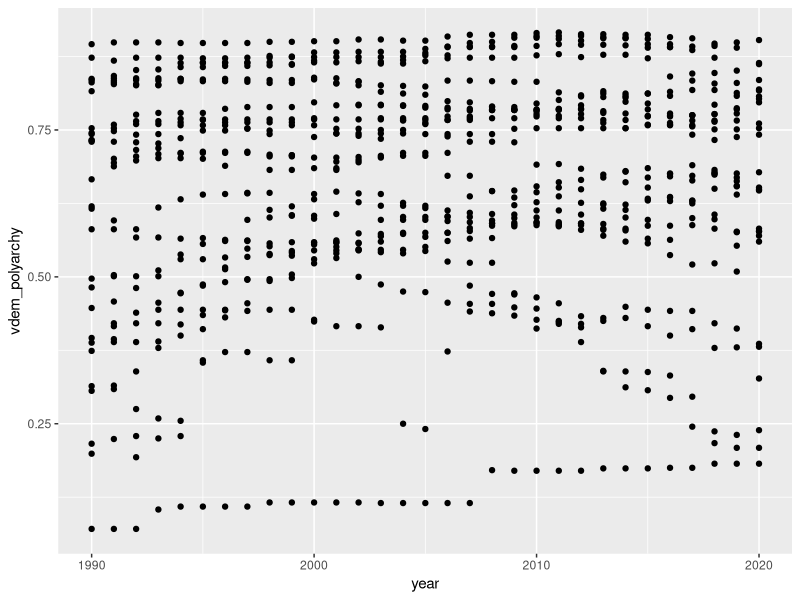
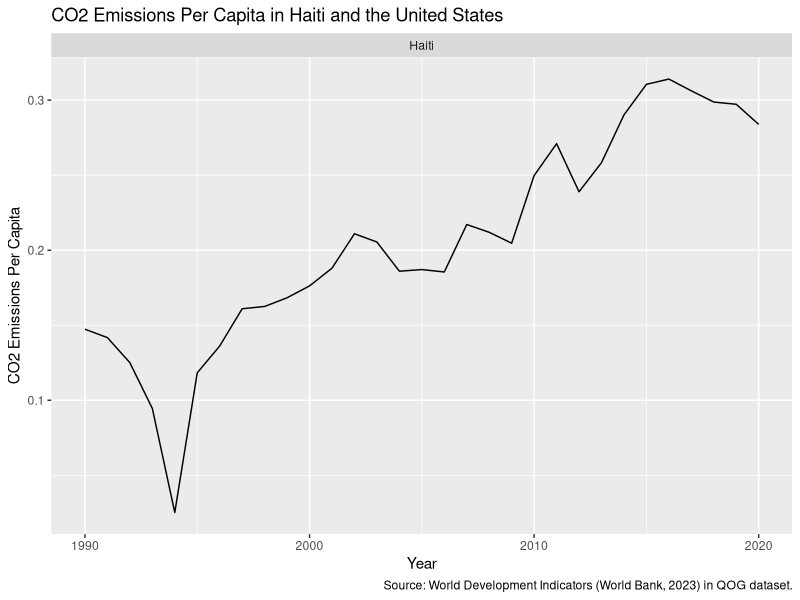
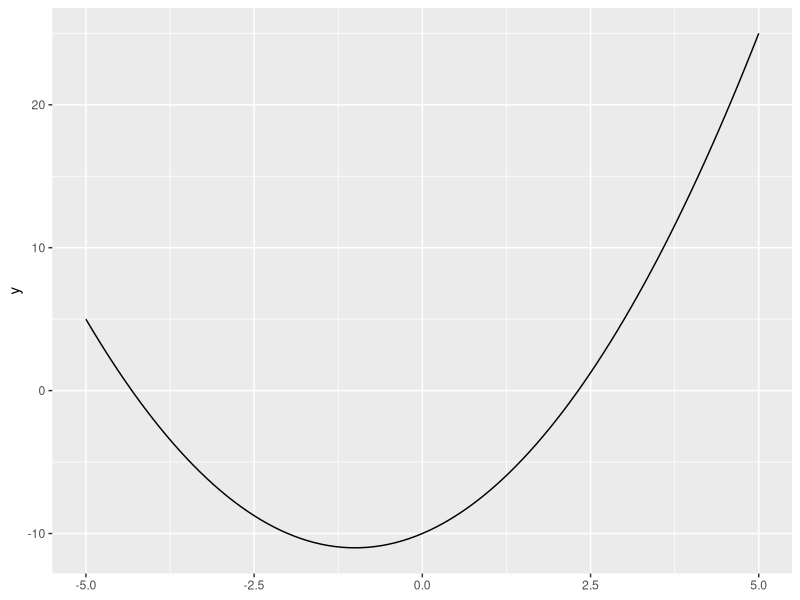
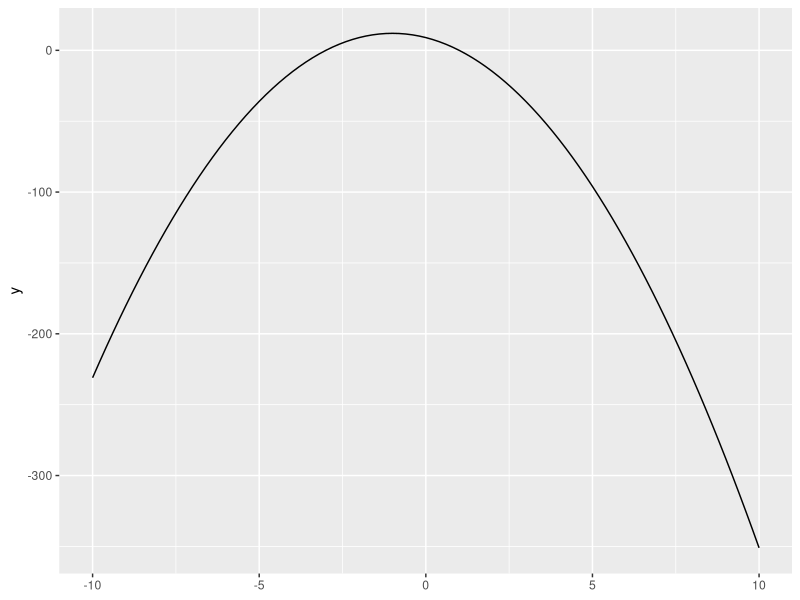
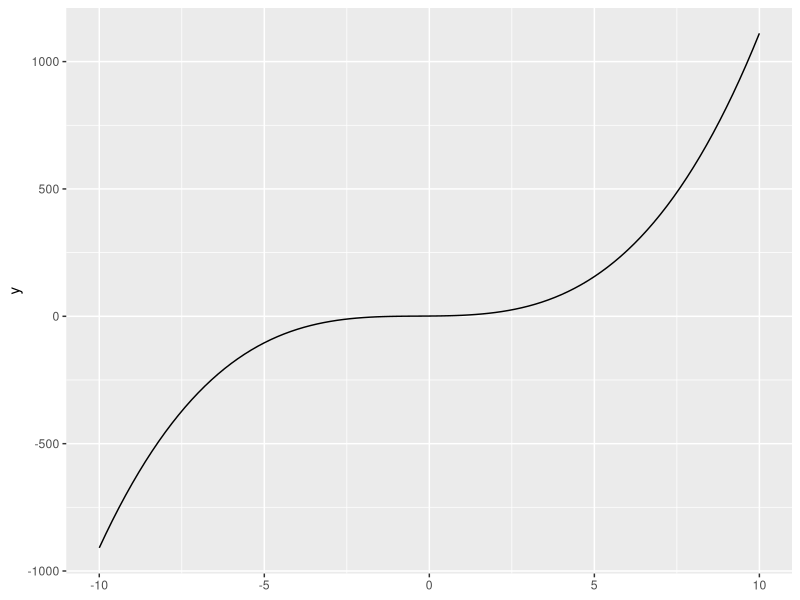
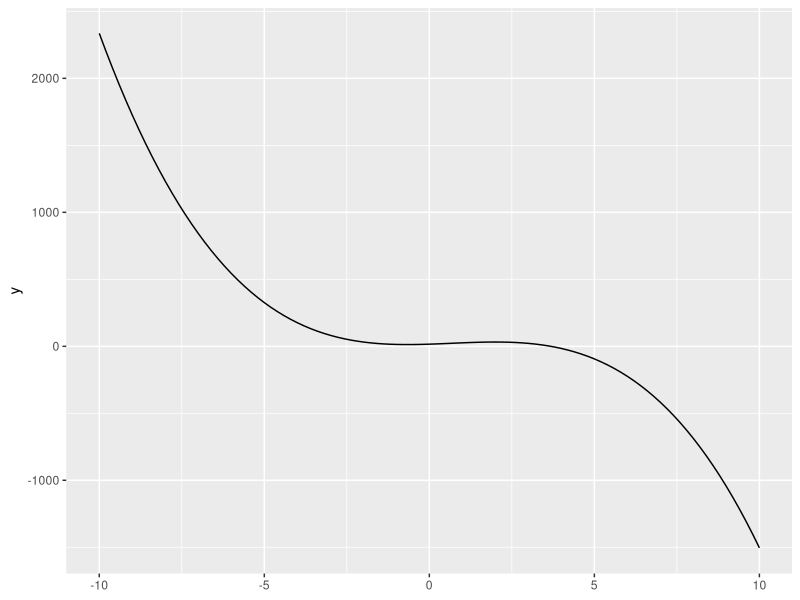

Generate these figures, in order, with R:
## ---- chunk 1
pi * 2
## ---- chunk 2
#| code-fold: true
#| message: false
# setup: these steps were executed before the exercise
my_object <- 10
## ---- chunk 3
?log
## ---- chunk 4
log10(my_object)
## ---- chunk 5
#| code-fold: true
#| message: false
#| results: hide
# setup: these steps were executed before the exercise
my_character_vector <- c("Apple", "Orange", "Watermelon", "Banana")
my_data_frame <- data.frame(fruit = my_character_vector,
                            calories_per_100g = c(52, 47, 30, 89),
                            water_per_100g = c(85.6, 86.8, 91.4, 74.9))
my_data_frame
## ---- chunk 6
max(my_data_frame$water_per_100g)
## ---- chunk 7
#| code-fold: true
#| message: false
#| results: hide
# setup: these steps were executed before the exercise


## ---- chunk 8

## ---- chunk 9
#| code-fold: true
#| message: false
#| results: hide
# setup: these steps were executed before the exercise


## ---- chunk 10

## ---- chunk 11

## ---- chunk 12

## ---- chunk 13
#| code-fold: true
#| message: false
#| results: hide
# setup: these steps were executed before the exercise


## ---- chunk 14

## ---- chunk 15
#| code-fold: true
#| message: false
#| results: hide
# setup: these steps were executed before the exercise


## ---- chunk 16

## ---- chunk 17
#| code-fold: true
#| message: false
#| results: hide
# setup: these steps were executed before the exercise


## ---- chunk 18

## ---- chunk 19
#| code-fold: true
#| message: false
# setup: these steps were executed before the exercise
vector_d <- c(12, 7, -2, 3, -1)
## ---- chunk 20
prod(vector_d[1:3])
## ---- chunk 21
A1 <- matrix(c(1,-2,0,-1), nrow = 2)
B1 <- matrix(c(5,2,1,-1), nrow = 2)
A1 + B1
## ---- chunk 22
A2 <- matrix(c(6,4,-2,42,8,8,12,-6), nrow = 2)
B2 <- matrix(c(18,0,42,-42,3,15,7,4), nrow = 2)
A2 - B2
## ---- chunk 23
A3 <- matrix(c(1,0,4,-1,8,3), nrow = 2)
2 * A3
## ---- chunk 24
B3 <- matrix(c(-15,2,7,1,-42,1,5,0,6), nrow = 3)
-3 * B3
## ---- chunk 25
#| code-fold: true
#| message: false
# setup: these steps were executed before the exercise
library(tidyverse)
qog_csv <- read_csv("data/sample_qog_bas_ts_jan23.csv")
qog <- qog_csv
## ---- chunk 26
qog |> 
  mutate(d_large_pop = if_else(wdi_pop >= 1000000, 1, 0)) |> 
  count(d_large_pop)
## ---- chunk 27

## ---- chunk 28
qog |> 
  summarize(med_corr = median(vdem_corr, na.rm = T), .by = region)
## ---- chunk 29
#| code-fold: true
#| message: false
# setup: these steps were executed before the exercise
library(readxl)
gdp <- read_excel("data/wdi_gdp_ppp.xlsx")
gdp_long <- gdp |> 
  pivot_longer(cols = -c(country_name, country_code), 
               names_to = "year", 
               values_to = "wdi_gdp_ppp", 
               names_transform = as.integer) 
## ---- chunk 30

## ---- chunk 31
#| code-fold: true
#| message: false
# setup: these steps were executed before the exercise
library(tidyverse)
qog <- read_csv("data/sample_qog_bas_ts_jan23.csv")
gdp <- readxl::read_excel("data/wdi_gdp_ppp.xlsx")

gdp_long <- gdp |> 
  pivot_longer(cols = -c(country_name, country_code),
               names_to = "year",
               values_to = "wdi_gdp_ppp", 
               names_transform = as.integer)

qog_plus <- left_join(qog,
                      gdp_long,
                      by = c("ccodealp" = "country_code",
                             "year"))
## ---- chunk 32
emissions <- read_csv("data/wdi_co2.csv")
## ---- chunk 33
emissions_long <- emissions |> 
  pivot_longer(cols = -c(country_name, country_code),
               names_to = "year",
               values_to = "wdi_co2",  
               names_transform = as.integer)
## ---- chunk 34
qog_plus2 <- left_join(qog_plus,
                       emissions_long,
                      by = c("ccodealp" = "country_code",
                             "year"))
## ---- chunk 35
qog_plus2 |> 
  mutate(emissions_pc = 1000 * wdi_co2 / wdi_pop) |> 
  summarize(emissions_pc_country = mean(emissions_pc, na.rm = T),
            .by = cname)
## ---- chunk 36
ggplot(qog_plus2) + aes(year, vdem_polyarchy) + geom_point()
## ---- chunk 37
ggplot(qog_plus2 |> filter(cname %in% c("Haiti", "United States")), 
       aes(x = year, y = 1000 * wdi_co2 / wdi_pop)) +
  geom_line() +
  facet_wrap(~cname, scales = "free_y") +
  labs(x = "Year", y = "CO2 Emissions Per Capita",
       title = "CO2 Emissions Per Capita in Haiti and the United States",
       caption = "Source: World Development Indicators (World Bank, 2023) in QOG dataset.")
## ---- chunk 38
#| code-fold: true
#| message: false
# setup: these steps were executed before the exercise
circ_area_r <- function(r){
    pi * r ^ 2
}
circ_area_r(r = 3)
## ---- chunk 39
circ_area_d <- function(d){
    pi * (d/2) ^ 2
}
circ_area_d(d = 6)
## ---- chunk 40
#| code-fold: true
#| message: false
# setup: these steps were executed before the exercise
library(ggplot2)
## ---- chunk 41
ggplot() +
  stat_function(fun = function(x){x^2 + 2*x - 10},
                xlim = c(-5, 5)) 
## ---- chunk 42
ggplot() +
  stat_function(fun = function(x){-3*x^2 - 6*x + 9},
                xlim = c(-10, 10)) 
## ---- chunk 43
ggplot() +
  stat_function(fun = function(x){x^3 + x^2 + x + 1},
                xlim = c(-10, 10)) 
## ---- chunk 44
ggplot() +
  stat_function(fun = function(x){-2*x^3 + 4*x^2 + 8*x + 16},
                xlim = c(-10, 10)) 
## ---- chunk 45
log10(1000)
## ---- chunk 46
log2(8/32)
## ---- chunk 47
10^(log10(300))
## ---- chunk 48
log(1)
## ---- chunk 49
log(exp(2))
## ---- chunk 50
log(5*exp(1))
## ---- chunk 51
#| code-fold: true
#| message: false
# setup: these steps were executed before the exercise
f <- function(x){x ^ 2}
g <- function(x){x - 3}
## ---- chunk 52
g(f(5)) # no pipeline approach
f(5) |> g() # pipeline approach
## ---- chunk 53

## ---- chunk 54

## ---- chunk 55

## ---- chunk 56
#| code-fold: true
#| message: false
# setup: these steps were executed before the exercise
library(stringr)
my_string <- "I know people who have seen the Barbie movie 2, 3, even 4 times!"
my_string2 <- "I wonder if they have seen Oppenheimer, too."
cat_string <- str_c(my_string, my_string2, sep = " ")
## ---- chunk 57

## ---- chunk 58

## ---- chunk 59

## ---- chunk 60

## ---- chunk 61

## ---- chunk 62

